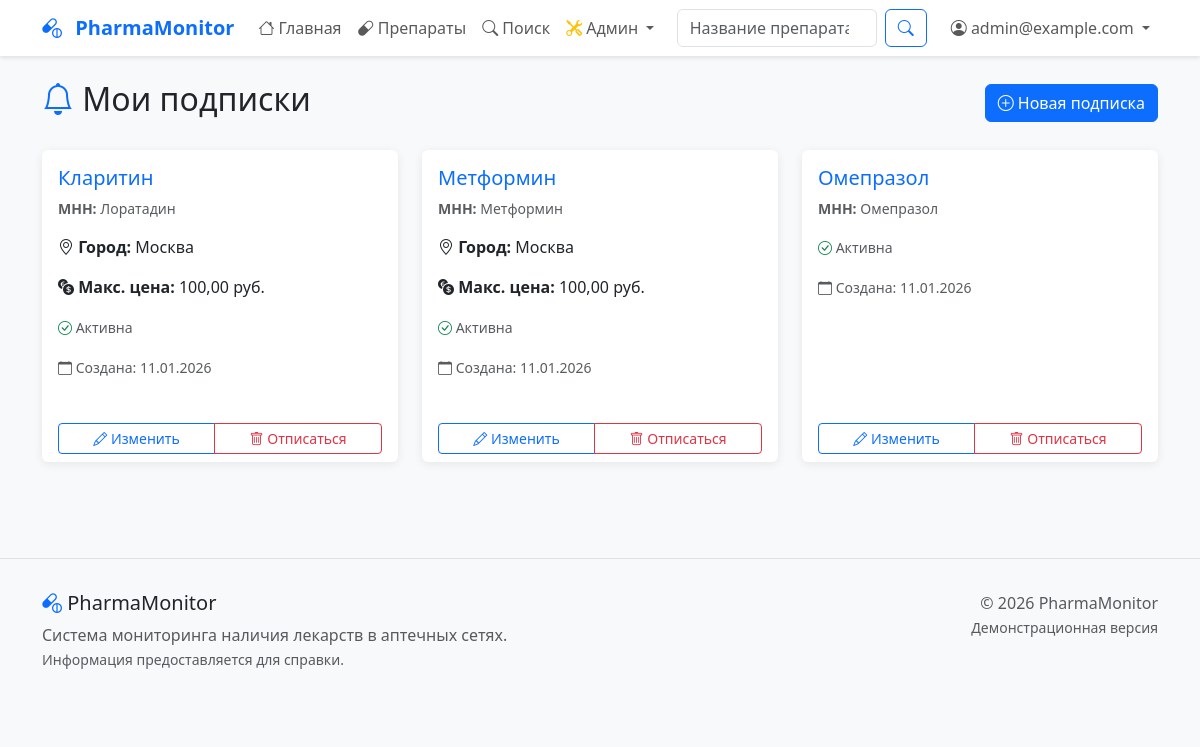
Page /drugs/subscriptions/ (signed in) on the committed database.
### drugs/models.py (models this page shows, shortened)
class CustomUser(AbstractBaseUser, PermissionsMixin):
    email = models.EmailField("Электронная почта", unique=True)
    username = models.CharField("Имя пользователя", max_length=150, unique=True, blank=True, null=True)
    first_name = models.CharField("Имя", max_length=150, blank=True)
    last_name = models.CharField("Фамилия", max_length=150, blank=True)
    is_staff = models.BooleanField("Сотрудник", default=False)
    is_active = models.BooleanField("Активен", default=True)
    date_joined = models.DateTimeField("Дата регистрации", auto_now_add=True)
    email_notifications = models.BooleanField("Email уведомления", default=True)
    objects = CustomUserManager()
    USERNAME_FIELD = 'email'
    REQUIRED_FIELDS = ['username']  # Важно: добавьте username сюда
    class Meta:
        verbose_name = "Пользователь"
        verbose_name_plural = "Пользователи"
        db_table = 'custom_user'  # Явно указываем имя таблицы
    def get_full_name(self):
        full_name = f"{self.first_name} {self.last_name}".strip()
        return full_name if full_name else self.email

class UserSubscription(models.Model):
    user = models.ForeignKey(settings.AUTH_USER_MODEL, on_delete=models.CASCADE, verbose_name="Пользователь")
    drug = models.ForeignKey(Drug, on_delete=models.CASCADE, verbose_name="Препарат")
    city = models.CharField("Город", max_length=100, blank=True, null=True)
    max_price = models.DecimalField("Максимальная цена", max_digits=10, decimal_places=2, blank=True, null=True)
    is_active = models.BooleanField("Активна", default=True)
    created_at = models.DateTimeField("Дата создания", auto_now_add=True)
    class Meta:
        verbose_name = "Подписка пользователя"
        verbose_name_plural = "Подписки пользователей"
        unique_together = ['user', 'drug', 'city']

class Drug(models.Model):
    mnn = models.CharField("МНН (Международное название)", max_length=255)
    trade_name = models.CharField("Торговое название", max_length=255)
    form = models.CharField("Форма выпуска", max_length=100)
    dosage = models.CharField("Дозировка", max_length=100)
    manufacturer = models.CharField("Производитель", max_length=255)
    atx_code = models.CharField("АТХ код", max_length=20, blank=True, null=True)
    description = models.TextField("Описание", blank=True, null=True)
    created_at = models.DateTimeField("Дата добавления", auto_now_add=True)
    updated_at = models.DateTimeField("Дата обновления", auto_now=True)
    class Meta:
        verbose_name = "Препарат"
        verbose_name_plural = "Препараты"
        ordering = ['trade_name']

### drugs/views.py (the view)
# urls.py: path('subscriptions/', views.my_subscriptions, name='my_subscriptions'),
@login_required
def my_subscriptions(request):
    subscriptions = UserSubscription.objects.filter(user=request.user).select_related('drug')
    return render(request, 'drugs/my_subscriptions.html', {
        'subscriptions': subscriptions,
    })

### drugs/templates/drugs/my_subscriptions.html (shortened to what this page needs)
{% extends 'base.html' %}
{% block content %}
<div class="d-flex justify-content-between align-items-center mb-4">
    <h2><i class="bi bi-bell text-primary"></i> Мои подписки</h2>
    <a href="{% url 'drugs:subscribe' %}" class="btn btn-primary">
        <i class="bi bi-plus-circle"></i> Новая подписка
    </a>
</div>
{% if subscriptions %}
    <div class="row">
        {% for subscription in subscriptions %}
            <div class="col-md-6 col-lg-4 mb-4">
                <div class="card h-100 {% if not subscription.is_active %}bg-light{% endif %}">
                    <div class="card-body">
                        <h5 class="card-title">
                            <a href="{% url 'drugs:drug_detail' subscription.drug.id %}" class="text-decoration-none">
                                {{ subscription.drug.trade_name }}
                            </a>
                        </h5>
                        <p class="card-text text-muted small">
                            <strong>МНН:</strong> {{ subscription.drug.mnn }}
                        </p>
                        {% if subscription.city %}
                            <p class="card-text">
                                <i class="bi bi-geo-alt"></i> <strong>Город:</strong> {{ subscription.city }}
                            </p>
                        {% endif %}
                        {% if subscription.max_price %}
                            <p class="card-text">
                                <i class="bi bi-currency-exchange"></i> <strong>Макс. цена:</strong> {{ subscription.max_price }} руб.
                            </p>
                        {% endif %}
                        <p class="card-text">
                            <small class="text-muted">
                                <i class="bi bi-{% if subscription.is_active %}check-circle text-success{% else %}x-circle text-secondary{% endif %}"></i>
                                {% if subscription.is_active %}Активна{% else %}Неактивна{% endif %}
                            </small>
                        </p>
                        <p class="card-text">
                            <small class="text-muted">
                                <i class="bi bi-calendar"></i> Создана: {{ subscription.created_at|date:"d.m.Y" }}
                            </small>
                        </p>
                    </div>
                    <div class="card-footer bg-transparent border-top-0">
                        <div class="btn-group w-100" role="group">
                            <a href="{% url 'drugs:edit_subscription' subscription.id %}" class="btn btn-sm btn-outline-primary">
                                <i class="bi bi-pencil"></i> Изменить
                            </a>
                            <a href="{% url 'drugs:unsubscribe' subscription.id %}" class="btn btn-sm btn-outline-danger">
                                <i class="bi bi-trash"></i> Отписаться
                            </a>
                        </div>
                    </div>
                </div>
            </div>
        {% endfor %}
    </div>
{% endif %}
{% endblock %}

### templates/base.html (shortened to what this page needs)
<!DOCTYPE html>
<html lang="ru">
<head>
    <link href="https://cdn.jsdelivr.net/npm/bootstrap@5.3.0/dist/css/bootstrap.min.css" rel="stylesheet">
    <link rel="stylesheet" href="https://cdn.jsdelivr.net/npm/bootstrap-icons@1.10.0/font/bootstrap-icons.css">
</head>
<body>
    <nav class="navbar navbar-expand-lg navbar-light bg-white navbar-shadow">
        <div class="container">
            <a class="navbar-brand text-primary" href="{% url 'home' %}">
                <i class="bi bi-capsule-pill me-2"></i>
                <strong>PharmaMonitor</strong>
            </a>
            <div class="collapse navbar-collapse" id="navbarNav">
                <ul class="navbar-nav me-auto">
                    <li class="nav-item">
                        <a class="nav-link" href="{% url 'home' %}">
                            <i class="bi bi-house"></i> Главная
                        </a>
                    </li>
                    <li class="nav-item">
                        <a class="nav-link" href="{% url 'drugs:drug_list' %}">
                            <i class="bi bi-capsule"></i> Препараты
                        </a>
                    </li>
                    <li class="nav-item">
                        <a class="nav-link" href="{% url 'drugs:drug_search' %}">
                            <i class="bi bi-search"></i> Поиск
                        </a>
                    </li>
                    {% if user.is_staff %}
                    <li class="nav-item dropdown">
                        <a class="nav-link dropdown-toggle" href="#" id="adminDropdown" role="button"
                           data-bs-toggle="dropdown" aria-expanded="false">
                            <i class="bi bi-tools text-warning"></i> Админ
                        </a>
                    </li>
                    {% endif %}
                </ul>
                <form class="d-flex me-3" method="get" action="{% url 'drugs:drug_search' %}">
                    <input class="form-control me-2" type="search" name="q"
                           placeholder="Название препарата..." style="width: 200px;">
                    <button class="btn btn-outline-primary" type="submit">
                        <i class="bi bi-search"></i>
                    </button>
                </form>
                <ul class="navbar-nav">
                    {% if user.is_authenticated %}
                        <li class="nav-item dropdown">
                            <a class="nav-link dropdown-toggle" href="#" id="userDropdown" role="button" data-bs-toggle="dropdown">
                                <i class="bi bi-person-circle"></i> {{ user.get_full_name|default:user.email }}
                            </a>
                        </li>
                    {% endif %}
                </ul>
            </div>
        </div>
    </nav>
    <main class="container py-4">
        {% block content %}{% endblock %}
    </main>
    <footer class="mt-5">
        <div class="container">
            <div class="row">
                <div class="col-md-6">
                    <h5><i class="bi bi-capsule-pill text-primary"></i> PharmaMonitor</h5>
                    <p class="text-muted">
                        Система мониторинга наличия лекарств в аптечных сетях.<br>
                        <small>Информация предоставляется для справки.</small>
                    </p>
                </div>
                <div class="col-md-6 text-md-end">
                    <p class="mb-0 text-muted">
                        &copy; {% now "Y" %} PharmaMonitor<br>
                        <small>Демонстрационная версия</small>
                    </p>
                </div>
            </div>
        </div>
    </footer>
</body>
</html>

### templates/base.html (style rules this page uses)
body { font-family: 'Segoe UI', system-ui, -apple-system, sans-serif; background-color: #f8f9fa; }
.navbar-brand { font-weight: 600; }
.card { border: none; box-shadow: 0 2px 10px rgba(0,0,0,0.08); transition: transform 0.2s; margin-bottom: 20px; }
footer { margin-top: 3rem; padding: 2rem 0; background-color: #f8f9fa; border-top: 1px solid #dee2e6; }
.navbar { box-shadow: 0 2px 4px rgba(0,0,0,0.1); }

### rows in the picture
CustomUser: get_full_name "admin@example.com"
UserSubscription: drug.trade_name "Кларитин", drug.mnn "Лоратадин", city "Москва", max_price "100,00", is_active True (drawn), created_at "11.01.2026"
UserSubscription: drug.trade_name "Метформин", drug.mnn "Метформин", city "Москва", max_price "100,00", is_active True (drawn), created_at "11.01.2026"
UserSubscription: drug.trade_name "Омепразол", drug.mnn "Омепразол", is_active True (drawn), created_at "11.01.2026"
